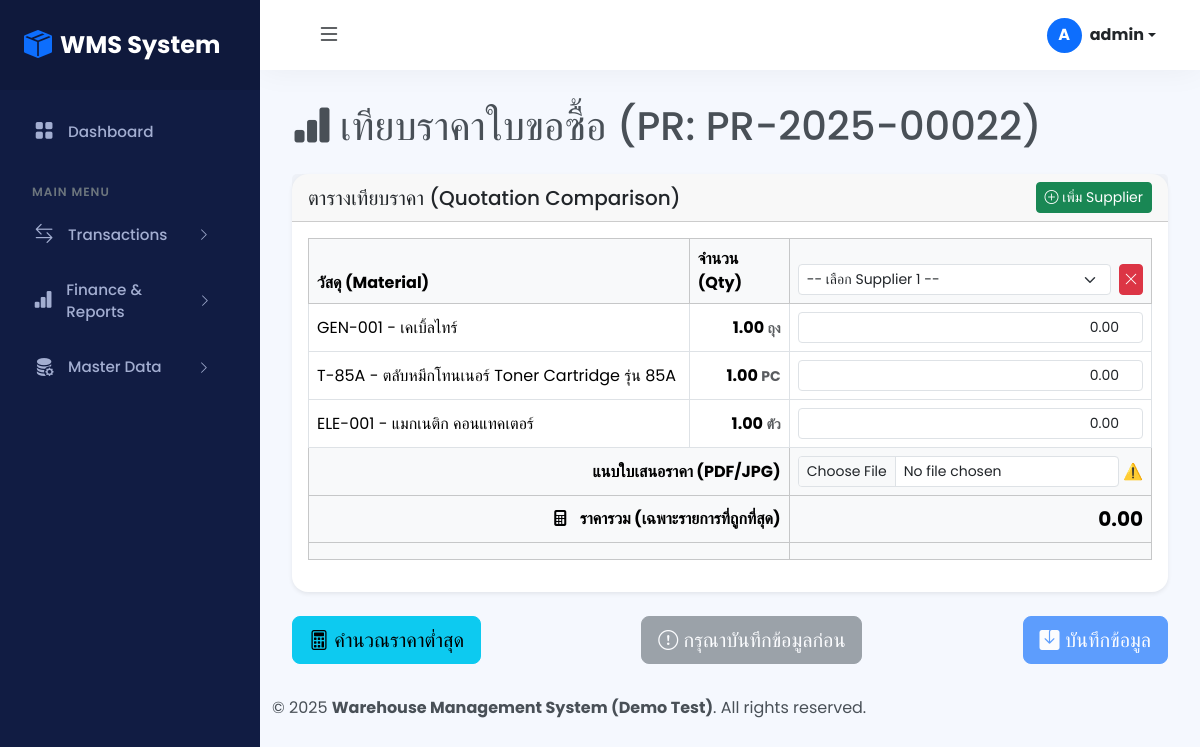
The app's page /admin/pr_compare.php?pr_id=22 (signed in) with its own data.
### tables this page shows
CREATE TABLE `purchase_requisitions` (
  `id` int(11) NOT NULL,
  `pr_number` varchar(50) NOT NULL,
  `requested_by_user_id` int(11) NOT NULL,
  `request_date` date NOT NULL,
  `department` varchar(100) DEFAULT NULL,
  `reason` text DEFAULT NULL,
  `status` enum('Pending WH Approval','WH Rejected','Approved','PO Created','Cancelled') NOT NULL DEFAULT 'Pending WH Approval',
  `approved_by_user_id` int(11) DEFAULT NULL,
  `approval_date` date DEFAULT NULL
);

CREATE TABLE `pr_items` (
  `id` int(11) NOT NULL,
  `pr_id` int(11) NOT NULL,
  `material_id` int(11) NOT NULL,
  `quantity_requested` decimal(10,2) NOT NULL
);

CREATE TABLE `materials` (
  `id` int(11) NOT NULL,
  `item_code` varchar(50) NOT NULL,
  `name` varchar(255) NOT NULL,
  `description` text DEFAULT NULL,
  `unit` varchar(20) NOT NULL,
  `image_path` varchar(255) DEFAULT NULL COMMENT 'พาทเก็บรูปภาพสินค้า',
  `drawing_file_path` varchar(255) DEFAULT NULL COMMENT 'พาทเก็บไฟล์ Drawing (PDF, DWG)',
  `min_stock_level` decimal(10,2) DEFAULT 0.00,
  `max_stock_level` decimal(10,2) DEFAULT 0.00,
  `default_location_id` int(11) DEFAULT NULL,
  `status` enum('Active','InActive','Obsolete') NOT NULL DEFAULT 'Active',
  `category_id` int(11) DEFAULT NULL COMMENT 'FK ไปตาราง material_categories',
  `preferred_supplier_id` int(11) DEFAULT NULL COMMENT 'FK ไปตาราง suppliers',
  `lead_time_days` int(3) DEFAULT 0 COMMENT 'ระยะเวลาที่ใช้ในการสั่งซื้อ (วัน)',
  `is_serial_tracking` tinyint(1) NOT NULL DEFAULT 0 COMMENT '1=คุม Serial, 0=ไม่คุม'
);

### admin/pr_compare.php (the view, shortened to what this page needs)
<?php
require_once '../includes/header.php';
$pr_id = (int)$_GET['pr_id'];
$pr_header_result = $conn->query("SELECT pr_number, status FROM purchase_requisitions WHERE id = $pr_id");
$pr_header = $pr_header_result->fetch_assoc();
$pr_number = $pr_header['pr_number'];
$po_created = ($pr_header['status'] == 'PO Created');
$pr_items_sql = "SELECT i.material_id, i.quantity_requested, m.item_code, m.name, m.unit FROM pr_items i JOIN materials m ON i.material_id = m.id WHERE i.pr_id = $pr_id";
$pr_items_result = $conn->query($pr_items_sql);
$pr_items_array = [];
while ($row = $pr_items_result->fetch_assoc()) $pr_items_array[] = $row;
$saved_quotes_array = [];
?>
<h1 class="mb-4"><i class="bi bi-bar-chart-fill me-2"></i>เทียบราคาใบขอซื้อ (PR: <?php echo $pr_number; ?>)</h1>
<form action="pr_compare.php?pr_id=<?php echo $pr_id; ?>" method="POST" enctype="multipart/form-data" id="compare-form">
    <div class="card shadow-sm">
        <div class="card-header d-flex justify-content-between align-items-center">
            <h5 class="mb-0">ตารางเทียบราคา (Quotation Comparison)</h5>
            <?php if (!$po_created): ?>
            <button type="button" class="btn btn-success btn-sm" id="add-supplier-btn">
                <i class="bi bi-plus-circle"></i> เพิ่ม Supplier
            </button>
            <?php endif; ?>
        </div>
        <div class="card-body">
            <div class="table-responsive">
                <table class="table table-bordered table-hover align-middle" id="compare-table">
                    <thead class="table-light">
                        <tr>
                            <th style="min-width: 250px;">วัสดุ (Material)</th>
                            <th style="width: 100px;">จำนวน (Qty)</th>
                            <?php if (!$po_created && empty($saved_quotes_array)): ?>
                            <th class="text-center supplier-col" style="min-width: 220px;" data-col-index="0">
                                <div class="d-flex align-items-center">
                                    <select name="supplier_id[]" class="form-select form-select-sm me-2" required>
                                        <option value="">-- เลือก Supplier 1 --</option>
                                    </select>
                                    <button type="button" class="btn btn-danger btn-sm remove-supplier-btn p-1" title="ลบคอลัมน์นี้"><i class="bi bi-x-lg"></i></button>
                                </div>
                            </th>
                            <?php endif; ?>
                        </tr>
                    </thead>
                    <tbody>
                        <?php foreach ($pr_items_array as $item):
                            $mat_id = $item['material_id'];
                        ?>
                            <tr>
                                <td><?php echo htmlspecialchars($item['item_code'] . " - " . $item['name']); ?></td>
                                <td class="text-end fw-bold qty-cell">
                                    <?php echo $item['quantity_requested']; ?>
                                    <span class="text-muted small"><?php echo $item['unit']; ?></span>
                                </td>
                                <?php if (!$po_created && empty($saved_quotes_array)): ?>
                                <td class="price-cell">
                                    <input type="number" name="unit_price[new_0][<?php echo $mat_id; ?>]"
                                           class="form-control form-control-sm text-end price-input"
                                           value="0.00" step="0.01" min="0">
                                </td>
                                <?php endif; ?>
                            </tr>
                        <?php endforeach; ?>
                    </tbody>
                    <tfoot class="table-light">
                        <tr>
                            <td class="text-end fw-bold" colspan="2">แนบใบเสนอราคา (PDF/JPG)</td>
                            <?php if (!$po_created && empty($saved_quotes_array)): ?>
                            <td class="supplier-col">
                                <div class="d-flex align-items-center">
                                    <input type="file" name="quotation_file[new_0]" class="form-control form-control-sm new-file-input">
                                    <span class="file-warning text-danger ms-1" style="display:none;" title="กรุณาแนบไฟล์">⚠️</span>
                                </div>
                            </td>
                            <?php endif; ?>
                        </tr>
                        <tr>
                            <td class="text-end fw-bold" colspan="2">
                                <i class="bi bi-calculator-fill me-2"></i> ราคารวม (เฉพาะรายการที่ถูกที่สุด)
                            </td>
                             <?php if (!$po_created && empty($saved_quotes_array)): ?>
                             <td class="text-end fs-5 fw-bold total-cell">0.00</td>
                             <?php endif; ?>
                        </tr>
                        <?php if (!$po_created): ?>
                        <tr>
                            <td class="text-end" colspan="2"></td>
                             <?php if (!$po_created && empty($saved_quotes_array)): ?>
                             <td class="text-center supplier-col"></td>
                             <?php endif; ?>
                        </tr>
                        <?php endif; ?>
                    </tfoot>
                </table>
            </div>
        </div>
    </div>
    <?php if (!$po_created): ?>
    <div class="text-center mt-4 d-flex justify-content-between align-items-center">
        <button type="button" class="btn btn-info btn-lg" id="calculate-btn">
             <i class="bi bi-calculator"></i> คำนวณราคาต่ำสุด
        </button>
        <a href="pr_create_po_best_price.php?pr_id=<?php echo $pr_id; ?>"
           class="btn btn-success btn-lg action-button"
           id="best-price-btn"
           onclick="return confirm('ยืนยันการสร้าง PO (หลายฉบับ) ตามราคาที่ดีที่สุดของแต่ละรายการ?')">
        </a>
        <button type="submit" class="btn btn-primary btn-lg action-button" id="save-data-btn">
            <i class="bi bi-save-fill"></i> บันทึกข้อมูล
        </button>
    </div>
    <?php endif; ?>
</form>
<?php
require_once '../includes/footer.php';
?>

### style.css (style rules this page uses)
:root { --sidebar-bg: #111c43; --sidebar-color: #a3aed1; --sidebar-active-bg: #1b2a59; --sidebar-active-color: #fff; --body-bg: #f5f8fe; --primary-color: #3b7ddd; --sidebar-width: 260px; --navbar-height: 70px; --card-radius: 16px; }
body { font-family: 'Poppins', sans-serif; background-color: var(--body-bg); margin: 0; overflow-x: hidden; color: #495057; }
.card { border: none; box-shadow: 0 0 0.875rem 0 rgba(33, 40, 50, 0.05); border-radius: var(--card-radius); }

### records on screen
purchase_requisitions: pr_number "PR-2025-00022"
pr_items: material.name "GEN-001 - เคเบิ้ลไทร์", quantity_requested "1.00", material.unit "ถุง"
pr_items: material.name "T-85A - ตลับหมึกโทนเนอร์ Toner Cartridge รุ่น 85A", quantity_requested "1.00", material.unit "PC"
pr_items: material.name "ELE-001 - แมกเนติก คอนแทคเตอร์", quantity_requested "1.00", material.unit "ตัว"

### other values on screen
mb_substr($user_name, 0, 1, 'UTF-8') "A"
$user_name "admin"
